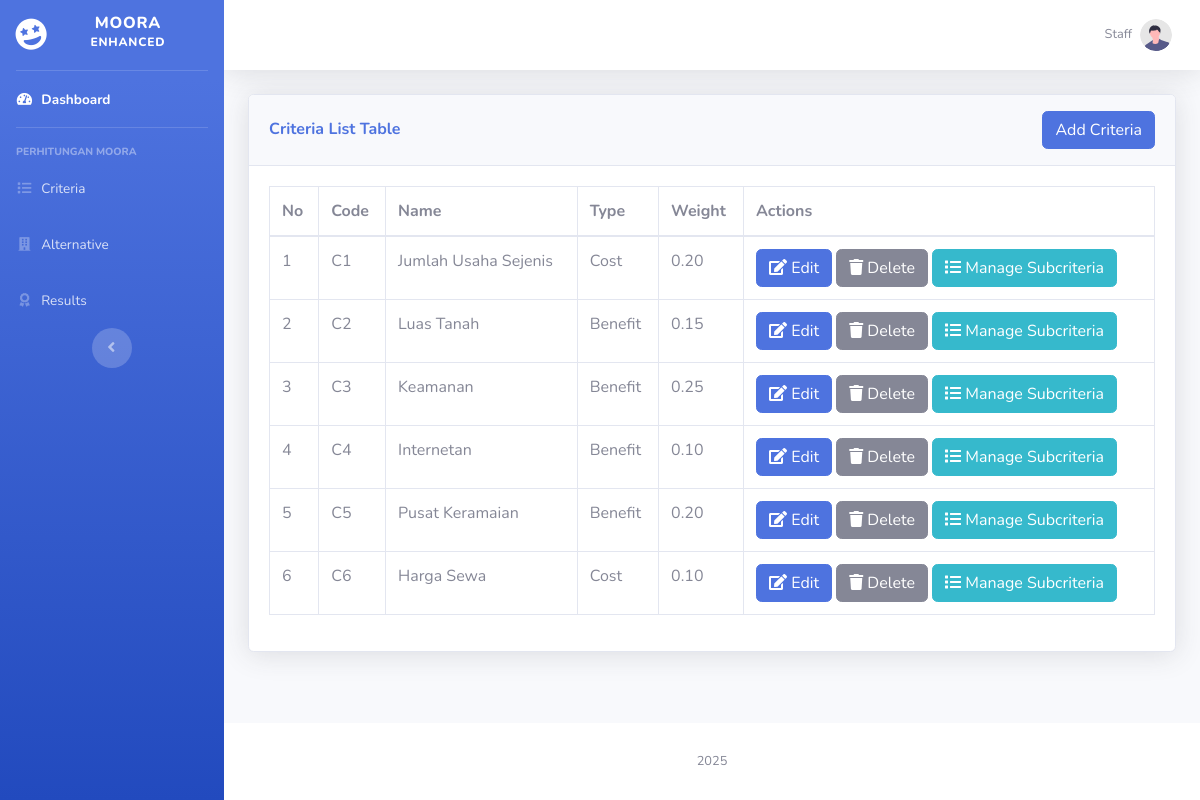
The page /pages/criteria.php (signed in) on the database its author committed.
### tables this page shows
CREATE TABLE `criteria` (
  `id` int(11) NOT NULL,
  `code` varchar(10) NOT NULL,
  `name` varchar(25) NOT NULL,
  `description` text DEFAULT NULL,
  `type` enum('Cost','Benefit') NOT NULL,
  `weight` decimal(5,2) NOT NULL
);

### pages/criteria.php (the view, shortened to what this page needs)
<?php
include '../includes/header.php';
include '../includes/db.php';
?>
<div class="card shadow mb-4">
    <div class="card-header py-3 d-flex justify-content-between align-items-center">
        <h6 class="m-0 font-weight-bold text-primary">
            Criteria List Table
        </h6>
        <button onclick="location.href='add_criteria.php'" class="btn btn-primary">Add Criteria</button>
    </div>
    <div class="card-body">
        <div class="table-responsive">
            <table
                class="table table-bordered"
                id="dataTable"
                width="100%"
                cellspacing="0">
                <thead>
                    <tr>
                        <th>No</th>
                        <th>Code</th>
                        <th>Name</th>
                        <th>Type</th>
                        <th>Weight</th>
                        <th>Actions</th>
                    </tr>
                </thead>
                <tbody>
                    <?php
                    $sql = "SELECT * FROM criteria";
                    $result = $conn->query($sql);
                    if ($result->num_rows > 0) {
                        $no = 1;
                        while ($row = $result->fetch_assoc()) {
                            $criterion_id = $row['id'];
                            $subcriteria_sql = "SELECT * FROM subcriteria WHERE criterion_id = $criterion_id ORDER BY id DESC";
                            $subcriteria_result = $conn->query($subcriteria_sql);
                            $subcriteria_count = $subcriteria_result->num_rows;
                            $indicator = ($subcriteria_count < 5) ? "<span class='text-danger'>&bull;</span>" : "";
                            echo "<tr>
                                <td>{$no}</td>
                                <td>{$row['code']}</td>
                                <td>{$row['name']} $indicator</td>
                                <td>{$row['type']}</td>
                                <td>{$row['weight']}</td>
                                <td>
                                    <a href='edit_criteria.php?id={$row['id']}' class='btn btn-primary'><i class='fas fa-edit'></i> Edit</a>
                                    <button class='btn btn-secondary' data-toggle='modal' data-target='#deleteModal{$row['id']}'><i class='fas fa-trash'></i> Delete</button>
                                    <button class='btn btn-info' data-toggle='modal' data-target='#subcriteriaModal{$row['id']}'><i class='fas fa-list'></i> Manage Subcriteria</button>
                                </td>
                            </tr>";
                            $no++;
                        }
                    } else {
                        echo "<tr><td colspan='6'>No data available</td></tr>";
                    }
                    ?>
                </tbody>
            </table>
        </div>
    </div>
</div>
<?php include '../includes/sidebar.php'; ?>

### rows shown on the page
criteria: code "C1", name "Jumlah Usaha Sejenis", type "Cost", weight "0.20"
criteria: code "C2", name "Luas Tanah", type "Benefit", weight "0.15"
criteria: code "C3", name "Keamanan", type "Benefit", weight "0.25"
criteria: code "C4", name "Internetan", type "Benefit", weight "0.10"
criteria: code "C5", name "Pusat Keramaian", type "Benefit", weight "0.20"
criteria: code "C6", name "Harga Sewa", type "Cost", weight "0.10"

### other values the page prints
$_SESSION['name'] "Staff"
